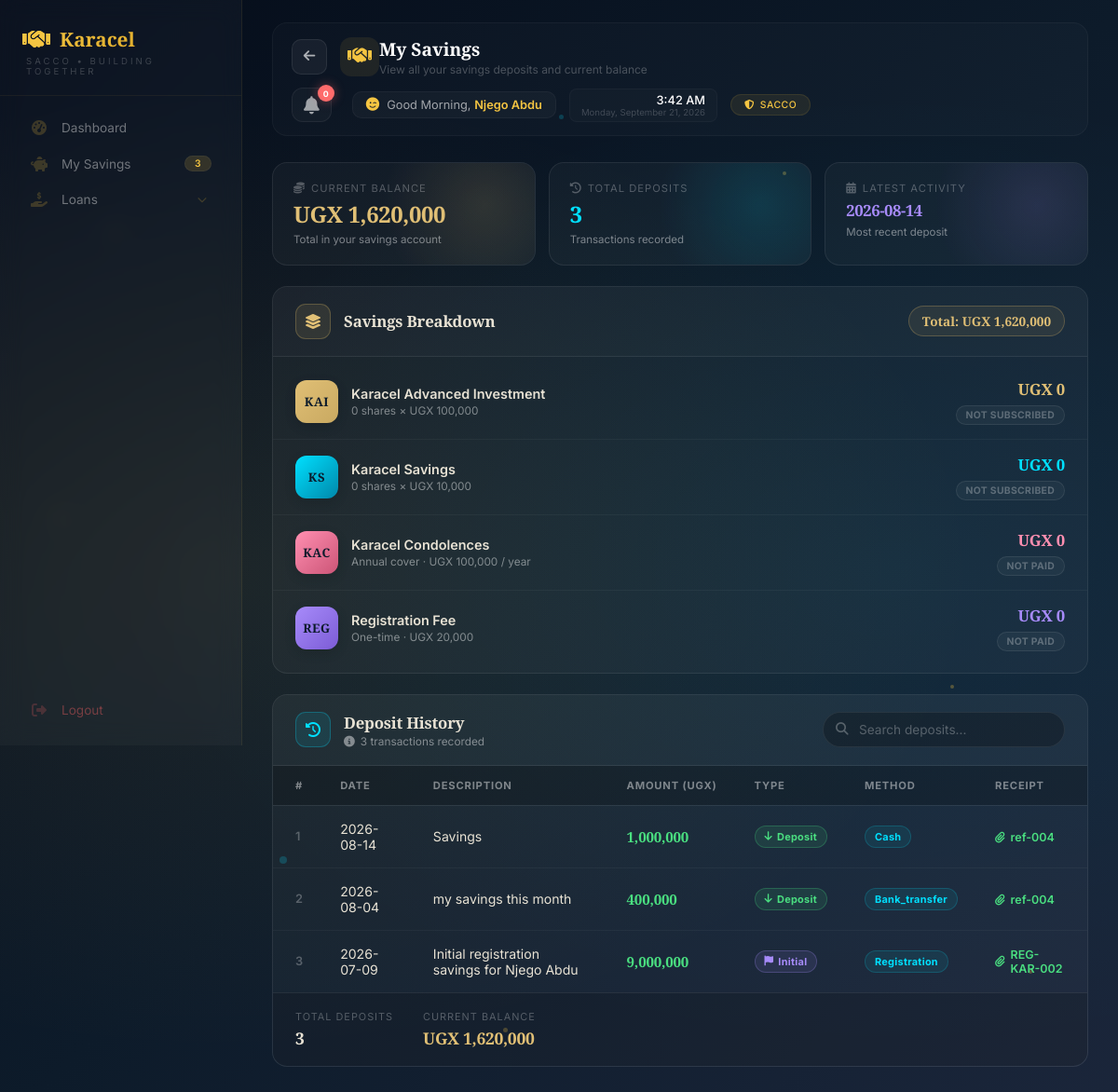
The page /member/savings (signed in) on the database as committed earlier.
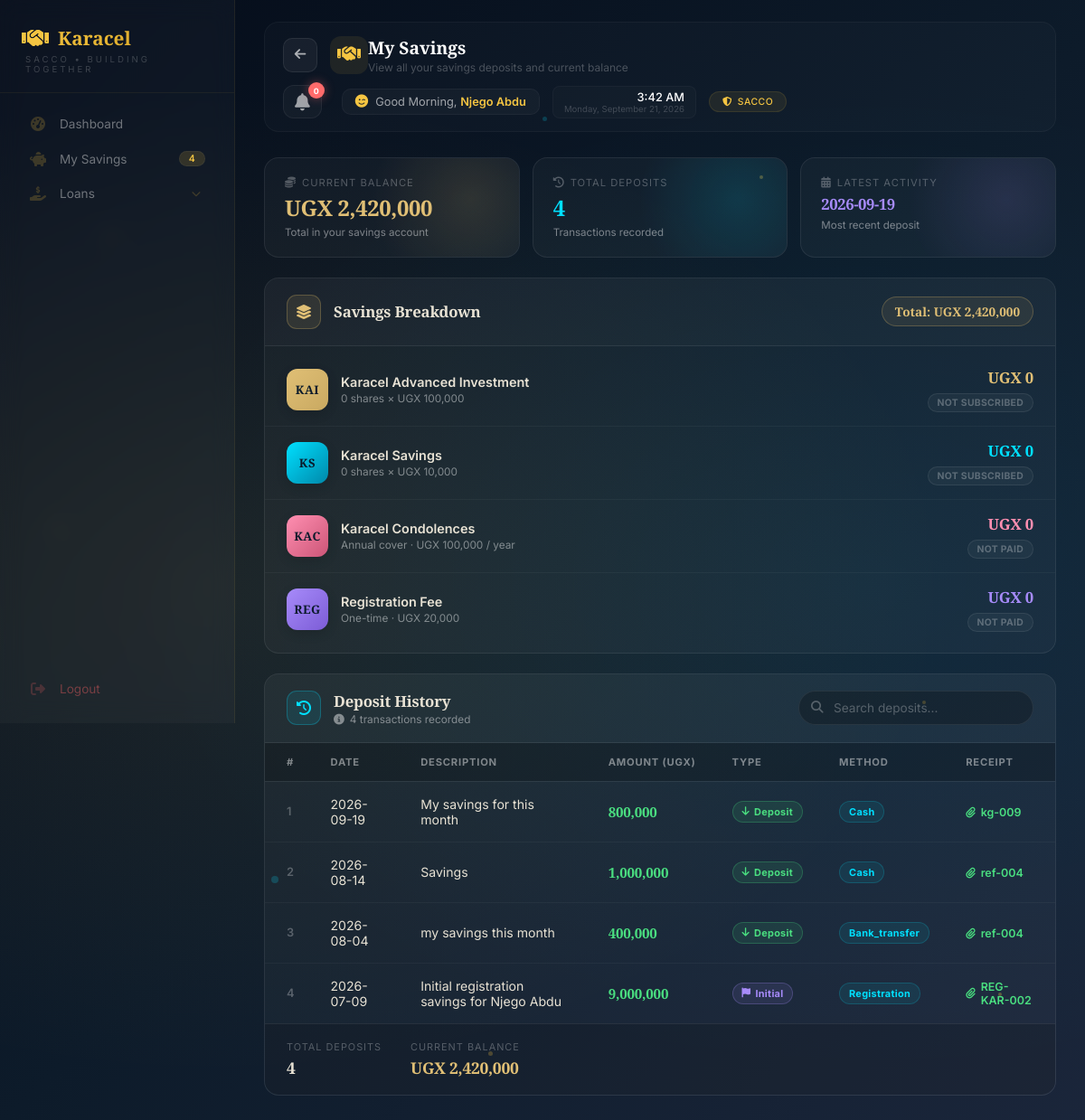
The same page on the database as committed later.
### tables this page shows
CREATE TABLE users (
        id INTEGER PRIMARY KEY AUTOINCREMENT,
        full_name TEXT NOT NULL,
        gender TEXT,
        dob TEXT,
        sacco_number TEXT UNIQUE NOT NULL,
        email TEXT,
        phone TEXT,
        address TEXT,
        password TEXT NOT NULL,
        role TEXT DEFAULT 'member',
        status TEXT DEFAULT 'active',
        savings_balance REAL DEFAULT 0,
        next_of_kin_name TEXT,
        relationship TEXT,
        next_of_kin_phone TEXT,
        registration_date TIMESTAMP DEFAULT CURRENT_TIMESTAMP
    , kai_shares INTEGER DEFAULT 0, ks_shares INTEGER DEFAULT 0, kac_paid INTEGER DEFAULT 0, kac_paid_date TEXT, registration_fee_paid INTEGER DEFAULT 0, registration_fee_paid_date TEXT);

CREATE TABLE savings_deposits (
            id INTEGER PRIMARY KEY AUTOINCREMENT,
            user_id INTEGER NOT NULL,
            amount REAL NOT NULL,
            deposit_date TEXT NOT NULL,
            payment_method TEXT,
            receipt_number TEXT,
            notes TEXT,
            created_at TIMESTAMP DEFAULT CURRENT_TIMESTAMP, reference TEXT, savings_type TEXT DEFAULT "KAI", shares INTEGER DEFAULT 0,
            FOREIGN KEY (user_id) REFERENCES users(id)
        );

### app.py (the view)
@app.route("/member/savings")
def member_savings():
    if "user_id" not in session:
        return redirect("/login")
    user_id = session["user_id"]
    db = get_db()
    try:
        member = db.execute("SELECT * FROM users WHERE id = ?", (user_id,)).fetchone()
        if not member:
            db.close()
            flash('Member not found', 'danger')
            return redirect(url_for('member_dashboard'))
        savings_deposits = db.execute("""
            SELECT * FROM savings_deposits
            WHERE user_id = ?
            ORDER BY deposit_date DESC, created_at DESC
        """, (user_id,)).fetchall()
        savings_balance = float(member['savings_balance'] or 0)
        total_savings = savings_balance
        db.close()
        return render_template(
            "member/member-savings.html",
            savings_deposits=savings_deposits,
            savings_balance=savings_balance,
            total_savings=total_savings,
            member=member
        )
    except Exception as e:
        db.close()
        flash(f'Error loading savings: {str(e)}', 'danger')
        return redirect(url_for('member_dashboard'))

### app.py (called while the page is built)
def get_db():
    conn = sqlite3.connect("sacco.db")
    conn.row_factory = sqlite3.Row
    return conn

@app.context_processor
def inject_globals():
    from datetime import datetime
    completed_loans = 0
    try:
        if 'user_id' in session:
            role = session.get('role', '')
            if role in ['treasurer', 'admin', 'chairperson']:
                db = get_db()
                completed_loans = db.execute("SELECT COUNT(*) FROM loans WHERE status = 'completed'").fetchone()[0]
                db.close()
    except Exception as e:
        print(f"Error getting completed_loans: {e}")
    return {
        'now': datetime.now(),
        'completed_loans': completed_loans
    }

### templates/member/member-savings.html (shortened to what the changed rows need)
{% extends "member/member-base.html" %}
{% block page_title %}My Savings{% endblock %}
{% block content %}
{% set savings_deposits = savings_deposits|default([]) %}
{% set savings_balance = savings_balance|default(0) %}
{% set total_savings = total_savings|default(0) %}
<div class="savings-page">
    <div class="savings-summary-strip">
        <div class="savings-summary-card accent-gold">
            <div class="ss-label"><i class="fas fa-coins"></i> Current Balance</div>
            <div class="ss-value gold">UGX {{ "{:,.0f}".format(savings_balance) if savings_balance else '0' }}</div>
            <div class="ss-sub">Total in your savings account</div>
        </div>
        <div class="savings-summary-card accent-blue">
            <div class="ss-label"><i class="fas fa-history"></i> Total Deposits</div>
            <div class="ss-value blue">{{ savings_deposits|length if savings_deposits else 0 }}</div>
            <div class="ss-sub">Transactions recorded</div>
        </div>
        <div class="savings-summary-card accent-purple">
            <div class="ss-label"><i class="fas fa-calendar-alt"></i> Latest Activity</div>
            <div class="ss-value purple" style="font-size: 1.05rem;">
                {% if savings_deposits and savings_deposits|length > 0 %}
                    {{ savings_deposits[0].deposit_date }}
                {% else %}
                    No activity
                {% endif %}
            </div>
            <div class="ss-sub">Most recent deposit</div>
        </div>
    </div>
    <div class="savings-breakdown-panel">
        <div class="savings-breakdown-header">
            <div class="icon-box"><i class="fas fa-layer-group"></i></div>
            <h3>Savings Breakdown</h3>
            <span class="total-pill">
                Total: UGX {{ "{:,.0f}".format(savings_balance) if savings_balance else '0' }}
            </span>
        </div>
    </div>
    <div class="deposits-panel">
        <div class="deposits-header">
            <div class="deposits-header-left">
                <div>
                    <h3>Deposit History</h3>
                    <div class="subtext">
                        <i class="fas fa-info-circle"></i>
                        {{ savings_deposits|length if savings_deposits else 0 }} transaction{{ 's' if (savings_deposits|length if savings_deposits else 0) != 1 else '' }} recorded
                    </div>
                </div>
            </div>
        </div>
        <div class="sv-table-wrapper">
            <table class="sv-table" id="savingsTable">
                <thead>
                    <tr>
                        <th>#</th>
                        <th>Date</th>
                        <th>Description</th>
                        <th>Amount (UGX)</th>
                        <th>Type</th>
                        <th>Method</th>
                        <th>Receipt</th>
                    </tr>
                </thead>
                <tbody id="tableBody">
                    {% if savings_deposits and savings_deposits|length > 0 %}
                        {% for deposit in savings_deposits %}
                            <tr>
                                <td>{{ loop.index }}</td>
                                <td>{{ deposit.deposit_date }}</td>
                                <td>{{ deposit.notes or 'Savings Deposit' }}</td>
                                <td><strong>{{ "{:,.0f}".format(deposit.amount) }}</strong></td>
                                <td>
                                    {% if deposit.payment_method == 'registration' %}
                                        <span class="sv-badge type-initial"><i class="fas fa-flag"></i> Initial</span>
                                    {% else %}
                                        <span class="sv-badge type-deposit"><i class="fas fa-arrow-down"></i> Deposit</span>
                                    {% endif %}
                                </td>
                                <td>
                                    <span class="sv-badge method">
                                        {{ deposit.payment_method|capitalize if deposit.payment_method else 'Cash' }}
                                    </span>
                                </td>
                                <td>
                                    {% if deposit.receipt_number %}
                                        <span class="sv-receipt" title="Receipt available">
                                            <i class="fas fa-paperclip"></i> {{ deposit.receipt_number }}
                                        </span>
                                    {% else %}
                                        <span style="color: rgba(255,255,255,0.15);">—</span>
                                    {% endif %}
                                </td>
                            </tr>
                        {% endfor %}
                    {% endif %}
                </tbody>
            </table>
        </div>
        <div class="sv-table-footer">
            <div class="sv-footer-stats">
                <div class="sv-footer-stat">
                    <span class="fs-label">Total Deposits</span>
                    <span class="fs-value">{{ savings_deposits|length if savings_deposits else 0 }}</span>
                </div>
                <div class="sv-footer-stat">
                    <span class="fs-label">Current Balance</span>
                    <span class="fs-value highlight">UGX {{ "{:,.0f}".format(savings_balance) if savings_balance else '0' }}</span>
                </div>
            </div>
        </div>
    </div>
</div>
{% endblock %}

### templates/member/member-base.html (shortened to what this page needs)
<!DOCTYPE html>
<html lang="en">
<head>
    <link rel="stylesheet" href="https://cdnjs.cloudflare.com/ajax/libs/font-awesome/6.4.0/css/all.min.css">
    <link rel="stylesheet" href="{{ url_for('static', filename='member_dashboard.css') }}">
</head>
<body>
<div class="particles">
    <div class="particle"></div>
    <div class="particle"></div>
    <div class="particle"></div>
    <div class="particle"></div>
    <div class="particle"></div>
    <div class="particle"></div>
    <div class="particle"></div>
    <div class="particle"></div>
</div>
<div class="dashboard-wrapper">
    <aside class="sidebar">
        <div class="sidebar-logo">
            <h2><i class="fas fa-handshake"></i> <span>Karacel</span></h2>
            <p>SACCO • Building Together</p>
        </div>
        <div class="sidebar-nav">
            <a href="#" onclick="navigateTo('dashboard', event)" class="nav-item {% if active_page == 'dashboard' %}active{% endif %}">
                <i class="fas fa-tachometer-alt"></i>
                <span>Dashboard</span>
            </a>
            <a href="#" onclick="navigateTo('savings', event)" class="nav-item {% if active_page == 'savings' %}active{% endif %}">
                <i class="fas fa-piggy-bank"></i>
                <span>My Savings</span>
                <span class="badge">{{ savings_deposits|length if savings_deposits else 0 }}</span>
            </a>
            <div class="nav-dropdown">
                <a href="#" class="nav-item nav-dropdown-toggle" onclick="toggleDropdown(event)">
                    <i class="fas fa-hand-holding-usd"></i>
                    <span>Loans</span>
                    <i class="fas fa-chevron-down"></i>
                </a>
            </div>
            <a href="{{ url_for('logout') }}" class="nav-item logout">
                <i class="fas fa-sign-out-alt"></i>
                <span>Logout</span>
            </a>
        </div>
    </aside>
    <div class="dashboard-container">
        <div class="modern-app-bar">
            <div class="app-bar-left">
                <button type="button" class="nav-back-btn" onclick="history.back()" title="Go back">
                    <i class="fas fa-arrow-left"></i>
                </button>
                <div class="app-bar-icon">
                    <i class="fas fa-handshake"></i>
                </div>
                <div class="app-bar-title">
                    <h2 id="pageTitle">{% block page_title %}Dashboard{% endblock %}</h2>
                    <p id="pageSubtitle">{% block page_subtitle %}Your SACCO overview{% endblock %}</p>
                </div>
            </div>
            <div class="app-bar-right">
                <div class="notification-bell-wrapper" onclick="toggleNotificationDropdown(event)">
                    <i class="fas fa-bell bell-icon"></i>
                    <span class="bell-badge {% if unread_count == 0 %}zero{% endif %}" id="notificationBadge">
                        {{ unread_count if unread_count is defined else 0 }}
                    </span>
                </div>
                <div class="greeting-widget">
                    <i class="fas fa-smile-wink"></i>
                    <span class="greeting-text">
                        Good <span id="greetingTime">Evening</span>,
                        <span id="greetingName" class="greeting-name">{{ member.full_name | safe if member else 'Member' }}</span>
                    </span>
                </div>
                <div class="date-widget">
                    <div class="time" id="currentTime">--:-- --</div>
                    <div class="date" id="currentDate">Loading...</div>
                </div>
                <div class="sacco-badge">
                    <i class="fas fa-shield-alt"></i> SACCO
                </div>
            </div>
        </div>
        {% block content %}
        {% endblock %}
    </div>
</div>
</body>
</html>

Rows that differ between the two databases and show on the page:
changed users "Njego Abdu": savings_balance "1,620,000" → "2,420,000"
added savings_deposits: deposit_date "2026-09-19", notes "My savings for this month", amount "800,000", shows "Deposit", payment_method "Cash", receipt_number "kg-009"
Other text that changed with them:
{{ savings_deposits|length if savings_deposits else 0 }}: "3" → "4"
{{ savings_deposits[0].deposit_date }}: "2026-08-14" → "2026-09-19"
